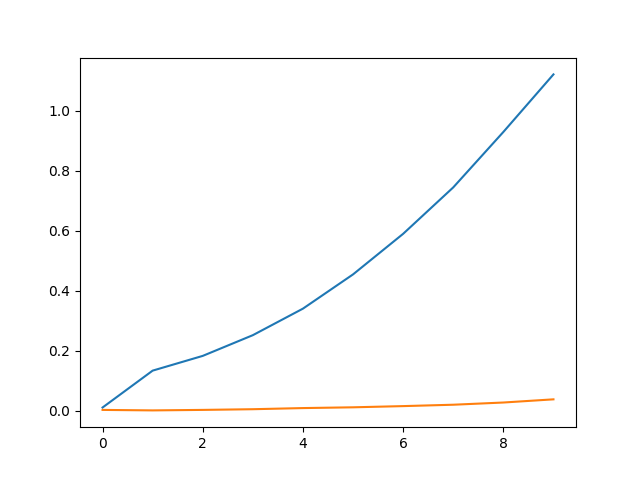

Here is the Python script that generated this plot:
import numpy as np
import matplotlib.pyplot as plt
import time 

eps = 0.2
def Zeydel(A, f):
	n = int(len(f))

	x = np.zeros(n)
	x_new = np.zeros(n)
	flag = 0
	while flag != 1:
		for i in range(n):
			s = 0
			for j in range(i-1):
				s = s + A[i][j] * float(x_new[j])
			for j in range(i+1, n):
				s = s + A[i][j]*float(x[j])
			x_new[i] = (f[i]- s) / A[i][i]
		a = np.linalg.norm(x - x_new)
		if a < eps:
			flag = 1
		else:
			x = x_new.copy()
	return x

time_1 = np.zeros(10)
time_2 = np.zeros(10)
for m in range(10):
	m = m + 1
	n = m*100		
	A = np.random.rand(n,n)
	f = np.random.rand(n)
	
	s = np.sum(np.abs(A), axis = 1)
	for i in range(n):
		A[i][i] = A[i][i] + s[i]

	timer_start = time.time()
	x = Zeydel(A, f)
	time_1[m - 1] = time.time() - timer_start

	timer_start = time.time()
	x_compare = np.linalg.solve(A, f)
	time_2[m - 1] = time.time() - timer_start
	
	print('Для n =',n,'||x - x_compare|| = ', np.linalg.norm(x_compare - x))

for i in range(10):
	print(i+1,':','Время для метода Зейделя = ',time_1[i], '|','Время scipy.linalg.solve =', time_2[i])

plt.plot(time_1)
plt.plot(time_2)
plt.show()
